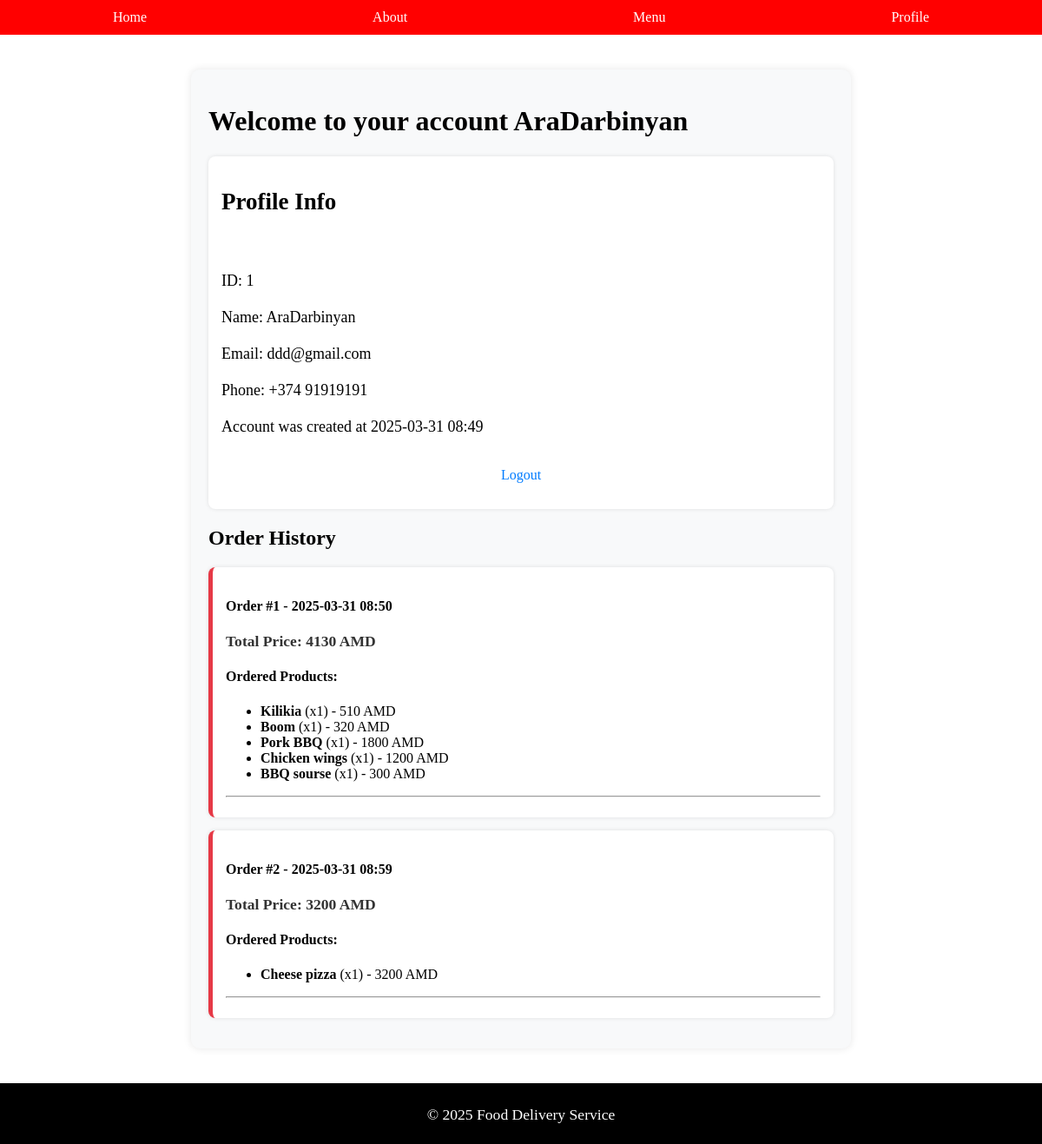
The app's page /profile/ (signed in) with its own data.
### models.py (models this page shows, shortened)
class Customer(db.Model, UserMixin):
    __tablename__ = 'Customer'
    id = db.Column(db.Integer, primary_key=True)
    name = db.Column(db.String(80), nullable=False)
    email = db.Column(db.String(80), nullable=False)
    phone = db.Column(db.String(80), nullable=False)
    password = db.Column(db.String(80), nullable=False)
    created_at = db.Column(db.DateTime, default=datetime.utcnow)

class Product(db.Model):
    __tablename__ = 'Product'
    id = db.Column(db.Integer, primary_key=True)
    name = db.Column(db.String(80), nullable=False)
    category = db.Column(db.String(80), nullable=False)
    description = db.Column(db.String(120))
    price = db.Column(db.Integer, nullable=False)
    image_path = db.Column(db.String(80), nullable=False)

### app.py (the view)
@app.route('/profile/', methods=['GET', 'POST'])
@login_required
def profile():
    if current_user.is_authenticated:
        customer = Customer.query.filter_by(id=current_user.id).first()
        past_carts = Cart.query.filter_by(customer_id=current_user.id, ordered=True).all()
        if not past_carts:
            flash("You have no past orders.", "info")
        orders = []
        for cart in past_carts:
            cart_products = CartProduct.query.filter_by(cart_id=cart.id).all()
            products = [{
                "name": Product.query.get(item.product_id).name,
                "quantity": item.quantity,
                "price": Product.query.get(item.product_id).price * item.quantity
            } for item in cart_products]
            order_details = {
                "id": cart.id,
                "created_at": cart.created_at.strftime('%Y-%m-%d %H:%M'),
                "total_price": sum(item["price"] for item in products),
                "products": products
            }
            orders.append(order_details)
        return render_template('profile.html', customer=customer, orders=orders)
    else:
        return redirect(url_for('login'))

### app.py (called while the page is built)
@login_meneger.user_loader
def load_user(user_id):
    return Customer.query.get(int(user_id))

### templates/profile.html (shortened to what this page needs)
{% extends 'base.html' %}
{% block content %}
<div class="profile-container">
    <h1>Welcome to your account {{customer.name}}</h1>
    <div class="profile-info">
        <h2>Profile Info</h2><br><br>
        ID: {{customer.id}} <br></br>
        Name: {{customer.name}} <br></br>
        Email: {{customer.email}} <br></br>
        Phone: {{customer.phone}} <br></br>
        Account was created at {{customer.created_at.strftime('%Y-%m-%d %H:%M')}} <br></br>
        <a href="{{ url_for('logout') }}">Logout</a>
    </div>
    <div class="order-history">
        <h2>Order History</h2>
        {% if orders %}
            {% for order in orders %}
                <div class="order-container">
                    <h4>Order #{{ order.id }} - {{ order.created_at }}</h4>
                    <p><b>Total Price:</b> {{ order.total_price }} AMD</p>
                    <h4>Ordered Products:</h4>
                    <ul>
                        {% for product in order.products %}
                            <li>
                                <b>{{ product.name }}</b> (x{{ product.quantity }}) - {{ product.price }} AMD
                            </li>
                        {% endfor %}
                    </ul>
                    <hr>
                </div>
            {% endfor %}
        {% else %}
            <p>You have no orders yet.</p>
        {% endif %}
    </div>
</div>
{% endblock %}

### static/css/style.css (style rules this page uses)
html, body { height: 100%; margin: 0; display: flex; flex-direction: column; }
p { font-size: 1.1em; margin-bottom: 15px; text-align: justify; }
a { display: block; text-align: center; margin-top: 15px; margin-bottom: 15px; font-size: 16px; color: #007bff; text-decoration: none; }
.profile-info { display: block; margin-left: auto; margin-right: auto; align-self: center; }
.profile-container { width: 60%; margin: 40px auto; padding: 20px; background: #f8f9fa; border-radius: 10px; box-shadow: 0px 0px 10px rgba(0, 0, 0, 0.1); }
.profile-info { text-align: left; font-size: 18px; padding: 15px; background: #ffffff; border-radius: 8px; box-shadow: 0px 0px 5px rgba(0, 0, 0, 0.1); }
.order-history { margin-top: 20px; }
.order-container { background: #ffffff; padding: 15px; margin-bottom: 15px; border-left: 5px solid #e63946; border-radius: 8px; box-shadow: 0px 0px 5px rgba(0, 0, 0, 0.1); }
.order-container p { font-weight: bold; color: #333; }

### records on screen
Customer: name "AraDarbinyan", id "1", email "ddd@gmail.com", phone "+374 91919191", created_at "2025-03-31 08:49"
Product: name "Kilikia", quantity "1", price "510"
Product: name "Boom", quantity "1", price "320"
Product: name "Pork BBQ", quantity "1", price "1800"
Product: name "Chicken wings", quantity "1", price "1200"
Product: name "BBQ sourse", quantity "1", price "300"
Product: name "Cheese pizza", quantity "1", price "3200"

### other values on screen
{{ order.id }} "1" "2"
{{ order.created_at }} "2025-03-31 08:50" "2025-03-31 08:59"
{{ order.total_price }} "4130" "3200"
